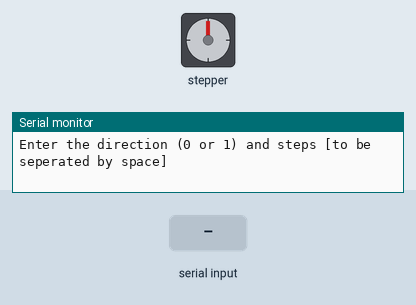
This sketch was run on a simulated Arduino Uno, built with avr-gcc and run on an emulated ATmega328P. On the bench: stepper motor, the last lines printed to the serial monitor. Wiring (inferred from the names in the program): stepper motor driver (200 steps per turn assumed): step pin 3; direction pin 2. The inputs (shaded band) are chosen by the test bench.

Above: at 1.2 s.
1.3 s: "90,45\n" received over Serial
At 2.5 s:
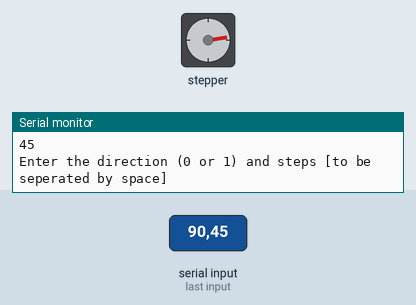
2.8 s: "30,150\n" received over Serial
At 4.3 s:
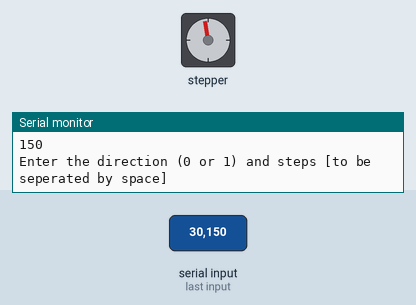
4.6 s: "1,90\n" received over Serial
At 5.9 s:
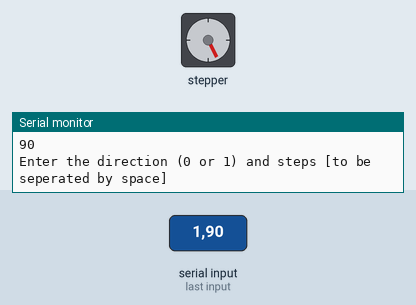
6.2 s: "1,90,45\n" received over Serial
At 7.3 s:
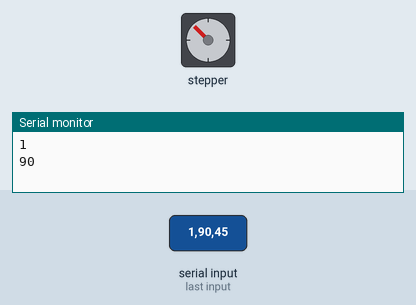
7.8 s: "90,45\n" received over Serial
At 8.8 s:
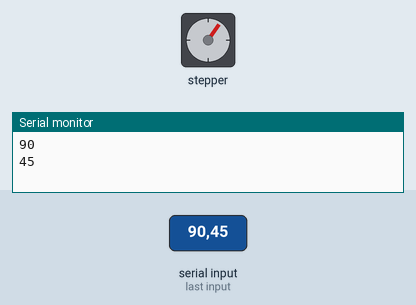
9.3 s: "1,90\n" received over Serial
At 10.8 s:
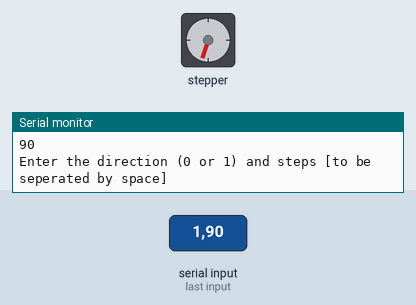
Timing chart, 0 to 11.9 s (numbered marks = the images above; inputs shaded):
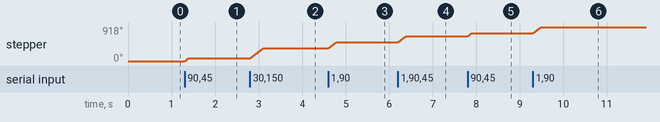

Measured:
- after the input at 1.3 s, stepper: turns 81° clockwise, starting at once
- after the input at 2.8 s, stepper: turns 270° clockwise in 0.30 s, starting at once
- after the input at 4.6 s, stepper: turns 162° clockwise in 0.18 s, starting at once
- after the input at 6.2 s, stepper: turns 162° clockwise in 0.18 s, starting at once
- after the input at 7.8 s, stepper: turns 81° clockwise, starting at once
- after the input at 9.3 s, stepper: turns 162° clockwise in 0.18 s, starting at once

The sketch:

main_stepper.ino
```cpp
#define dirPin 2
#define stepPin 3
int stepsPerRevolution;
int dir;
String input;
String steps;

char gutter;

void flushSerial()
{
  while (Serial.available())
    gutter = Serial.read();
}

void setup()
{
  // Declare pins as output:
  pinMode(stepPin, OUTPUT);
  pinMode(dirPin, OUTPUT);
  Serial.begin(9600);
}

void loop()
{
  Serial.println("Enter the direction (0 or 1) and steps [to be seperated by space]");
  while (Serial.available() == 0)
  {

  }
  dir = Serial.parseInt();
  stepsPerRevolution = Serial.parseInt();
  Serial.println(dir);
  Serial.println(stepsPerRevolution);

  digitalWrite(dirPin, dir);
  // Spin the stepper motor 1 revolution slowly:
  for (int i = 0; i < stepsPerRevolution; i++) {
    // These four lines result in 1 step:
    digitalWrite(stepPin, HIGH);
    delayMicroseconds(1000);
    digitalWrite(stepPin, LOW);
    delayMicroseconds(1000);
  }
  delay(1000);
  flushSerial();
}


// Define stepper motor connections and steps per revolution:
//#define dirPin 2
//#define stepPin 3
//#define stepsPerRevolution 200
//
//void setup() {
//  // Declare pins as output:
//  pinMode(stepPin, OUTPUT);
//  pinMode(dirPin, OUTPUT);
//}
//
//void loop() {
//  // Set the spinning direction clockwise:
//  digitalWrite(dirPin, HIGH);
//
//  // Spin the stepper motor 1 revolution slowly:
//  for (int i = 0; i < stepsPerRevolution; i++) {
//    // These four lines result in 1 step:
//    digitalWrite(stepPin, HIGH);
//    delayMicroseconds(1000);
//    digitalWrite(stepPin, LOW);
//    delayMicroseconds(1000);
//  }
//  delay(1000);
//}
```
